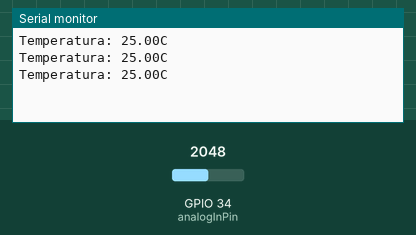
Simulated run of this sketch. Board: ESP32. Parts: the last lines printed to the serial monitor. Inputs (shaded band) come from the test bench; at power-on: GPIO 34 (analogInPin) = 2048.

Above: at 1.3 s.
1.4 s: GPIO 34 (analogInPin) set to 2866
At 1.9 s:
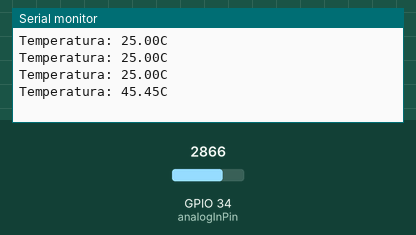
2.9 s: GPIO 34 (analogInPin) set to 3603
At 3.4 s:
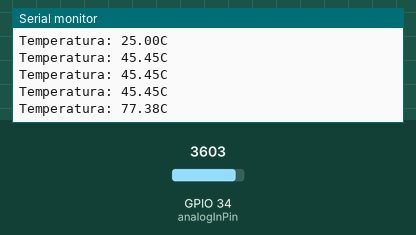
Timing chart, 0 to 5.9 s (numbered marks = the images above; inputs shaded):
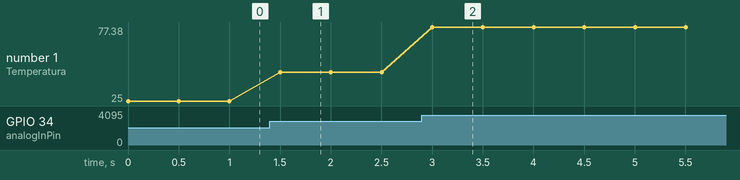

Measured:
- after the input at 1.4 s, the serial monitor: prints a new line after 0.10 s (image 1)
- after the input at 2.9 s, the serial monitor: prints a new line after 0.10 s (image 2)
- plotted number 1: 25 → 45.45 after the input at 1.4 s, 45.45 → 77.38 after the input at 2.9 s

The sketch:

termistor_com_esp32.ino
```cpp
const int analogInPin = 34; // Pino de entrada analógico
float R1 = 10000; // Resistor do termoresistor
float logR2, R2, T; //Apenas declarando o tipo primitivo das variáveis que serão utilizadas
float c1 = 0.001129148, c2 = 0.000234125, c3 = 0.0000000876741; // Coeficientes Steinhart-Hart
//Equação de Steinhart-Hart 1/T = c1 + c2 ln(R) + c3 ln(R)^3
//Esses valores dos coeficientes são específicos para cada termistor, verificar a documentação
void setup() {
  Serial.begin(9600);
}

void loop() {
  int rawValue = analogRead(analogInPin); //O valor limpo e seco recebido lido da porta analógica
  float voltage = rawValue * (3.3 / 4096.0); // Conversão da leitura analógica para tensão
  //Equação para o cálculo da tensão TENSÃO = (VALOR_ANALÓGICO * TENSÃO DE ALIMENTAÇÃO DO SISTEMA)/VALOR MÁXIMO DA LEITURA ANALÓGICA DO MICRO CONTROLADOR
  //NO caso do esp32, o valor máximo da leitura analógica é 4096
  R2 = R1 * (3.3 / voltage - 1); // Cálculo da resistência do termoresistor
  logR2 = log(R2);
  T = (1.0 / (c1 + c2*logR2 + c3*logR2*logR2*logR2)); // Cálculo da temperatura em graus Celsius
  T = T - 273.15; // Conversão para Celsius
  Serial.print("Temperatura: ");
  Serial.print(T);
  Serial.println("C");
  delay(500);
}

//Lembrando que precisa estar conectado um resistor PULL UP de 10K (por conta do termistor que é de 10K também)
//o PULL UP fica uma ponta do resistor ligado no GND (-) e a outra ponta ligada junto com o termistor
//Conecte um resistor de 10K ohms entre o pino de entrada analógica do ESP32 e a fonte de tensão do ESP32 (+)

//NA DUVIDA INVERTE OS PINOS GND E VCC
```
